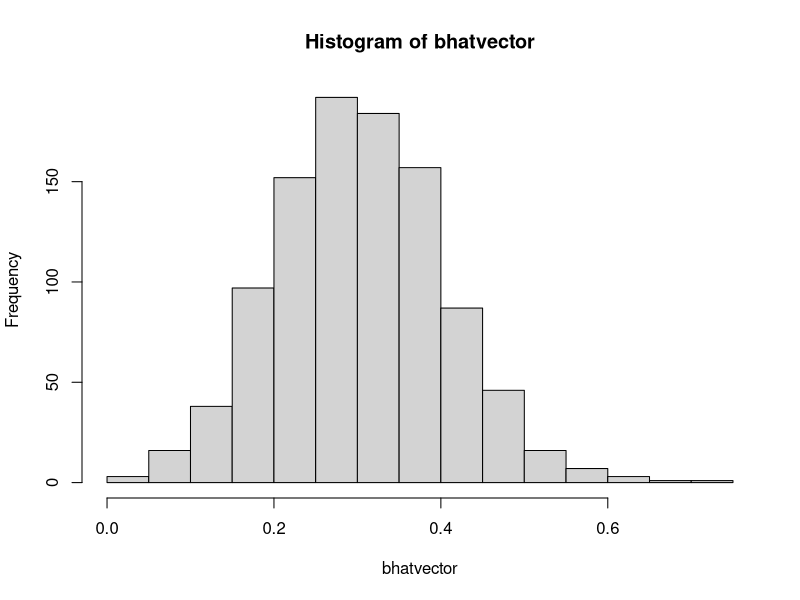
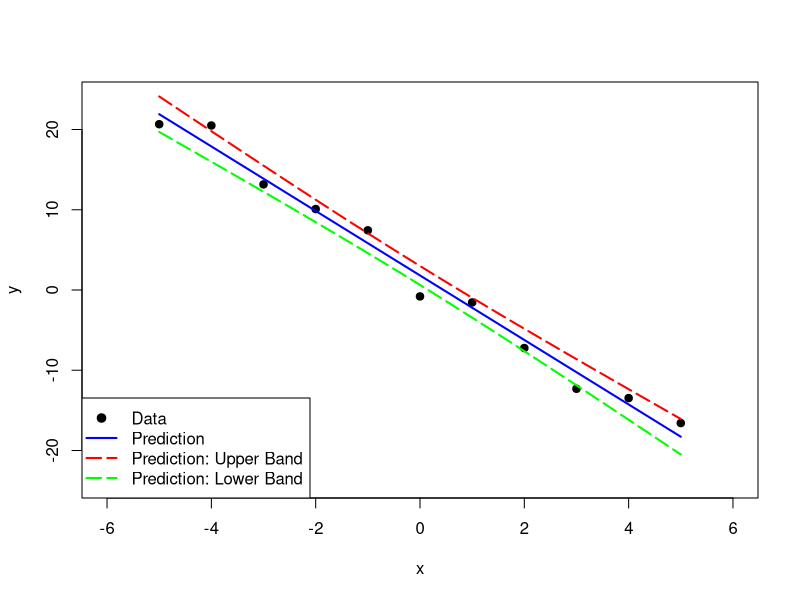

The R script that drew these images, in order:
n <- 100
xbar <- 5
variance <- 1


bhatvector <- replicate(1000, {
  x <- rnorm(n,xbar,variance)
  xbarCalc <- mean(x)
  y <- 10 + 0.3*(x-xbarCalc) + rnorm(n)
  ybar <- mean(y)
  sx <- sum(x^2)
  bhatvector <- (sum(x*y) - n * xbarCalc * ybar)/( sx - n * xbarCalc^2)
})

hist(bhatvector)


mean(bhatvector)
sd(bhatvector)


x <- c(-5,-4,-3,-2,-1,0,1,2,3,4,5)
y <- c(20.66, 20.50, 13.16, 10.09, 7.44, -0.80, -1.55, -7.23, -12.31, -13.47, -16.58)
n <- length(x)

x.bar = mean(x)
y.bar = mean(y)

# Page 20 (Lecture 1)
b.hat <- (sum(x*y)-n*x.bar*y.bar)/(sum(x*x)-n*x.bar^2)
a.hat <- y.bar-b.hat*x.bar
y.hat <- b.hat*x+a.hat

alpha = 0.05

# Critical Value
c_alpha_2 <- qnorm(1-alpha/2)

# for the sake of plotting the lines, choosing sigma
# Page 60 (Lecture 1)
sigma = 2
xs <- seq(min(x), max(x), length = 200)
y.upper = (b.hat*xs+a.hat)+sigma*c_alpha_2*sqrt(1/n+xs^2/sum(x^2))
y.lower = (b.hat*xs+a.hat)-sigma*c_alpha_2*sqrt(1/n+xs^2/sum(x^2))

plot(x,y,pch=19,xlim=c(-6,6),ylim=c(-24,24))
lines(x,y.hat,lwd=2,col='blue')
lines(xs,y.upper,lty=5,col='red',lwd=2)
lines(xs,y.lower,lty=5,col='green',lwd=2)
legend('bottomleft',legend=c('Data',
                             'Prediction',
                             'Prediction: Upper Band',
                             'Prediction: Lower Band'),
       col = c('black','blue','red','green'),
       pch = c(19,NA,NA,NA),
       lty = c(0,1,5,5),
       lwd=2
)